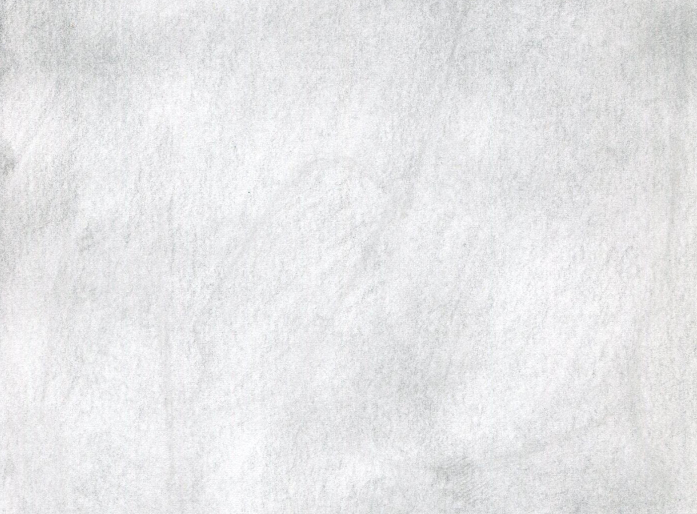
#> input picture pencilsketch_bg.jpg, 1394 x 1028 px (shown at 1/2 size)
$ python -i tools.py   (imports and definitions only)
#> lines starting #> are read from the running program, lines starting #| are printed output that depends on the picture
import cv2
import numpy as np
from functools import lru_cache
from scipy.interpolate import UnivariateSpline
from typing import Tuple


def spline_to_lookup_table(spline_breaks: list, break_values: list):
    spl = UnivariateSpline(spline_breaks, break_values)
    return spl(range(256))


# [24 lines left out: functions apply_rgb_filters, apply_hue_filter, load_img_resized, not called in this run]


def cartoonize(rgb_image, *,
               num_pyr_downs=2, num_bilaterals=7):
    # STEP 1 -- Apply a bilateral filter to reduce the color palette of
    # the image.
#> called with num_pyr_downs = 2, num_bilaterals = 7
    downsampled_img = rgb_image
    for _ in range(num_pyr_downs):
        downsampled_img = cv2.pyrDown(downsampled_img)
#> this loop made 2 passes
#> pass 1, in cartoonize, `downsampled_img = cv2.pyrDown(downsampled_img)`:
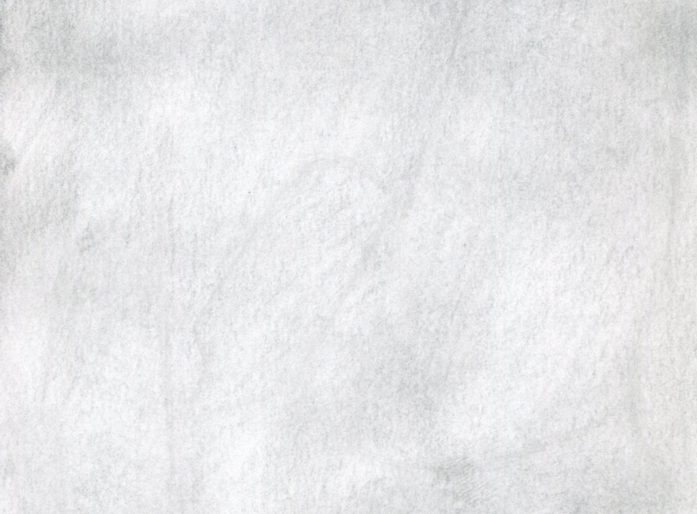
#> downsampled_img: shape (514, 697, 3); mean R, G, B 230.3, 230.5, 231.9

    for _ in range(num_bilaterals):
        filterd_small_img = cv2.bilateralFilter(downsampled_img, 9, 9, 7)

    filtered_normal_img = filterd_small_img
    for _ in range(num_pyr_downs):
        filtered_normal_img = cv2.pyrUp(filtered_normal_img)

    # make sure resulting image has the same dims as original
    if filtered_normal_img.shape != rgb_image.shape:
        filtered_normal_img = cv2.resize(
            filtered_normal_img, rgb_image.shape[:2])
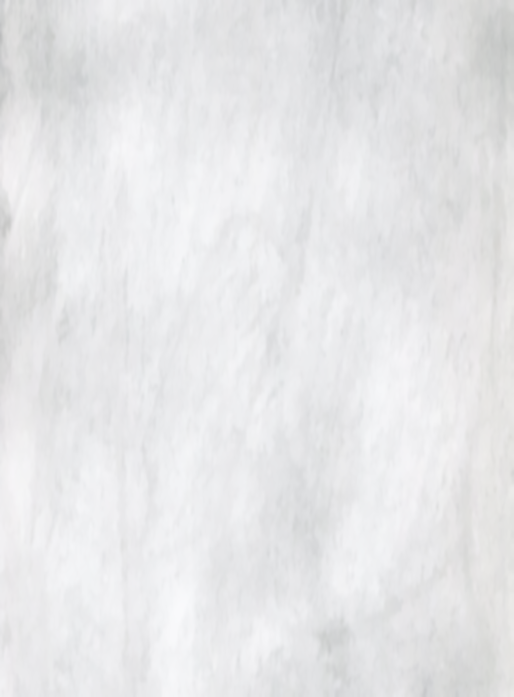
#> filtered_normal_img: shape (1394, 1028, 3) (shown at 1/2 size); mean R, G, B 230.4, 230.6, 232

    # STEP 2 -- Convert the original color image into grayscale.
    img_gray = cv2.cvtColor(rgb_image, cv2.COLOR_RGB2GRAY)
    # STEP 3 -- Apply amedian blur to reduce image noise.
    img_blur = cv2.medianBlur(img_gray, 7)

    # STEP 4 -- Use adaptive thresholding to detect and emphasize the edges
    # in an edge mask.
    gray_edges = cv2.adaptiveThreshold(img_blur, 255,
                                       cv2.ADAPTIVE_THRESH_MEAN_C,
                                       cv2.THRESH_BINARY, 9, 2)
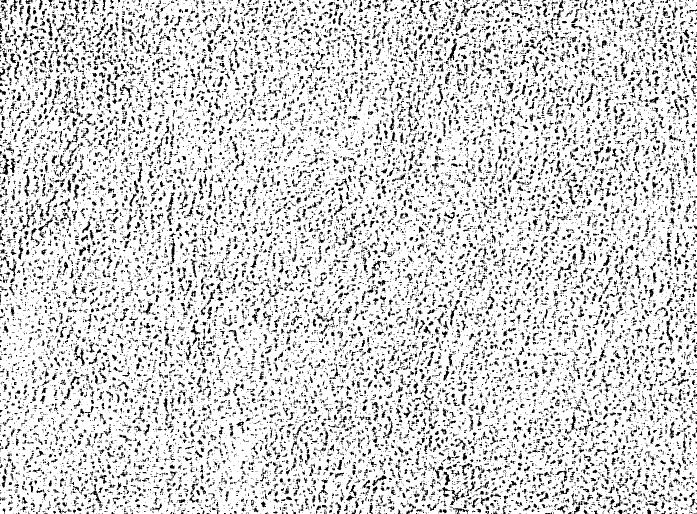
#> gray_edges: shape (1028, 1394) (shown at 1/2 size); 83% white; black in thin lines or dots
    # STEP 5 -- Combine the color image from step 1 with the edge mask
    # from step 4.
    rgb_edges = cv2.cvtColor(gray_edges, cv2.COLOR_GRAY2RGB)
#> rgb_edges: shape (1028, 1394, 3); 83% white; black in thin lines or dots
#> (the run stopped early here; a loop or call above may not have finished)
